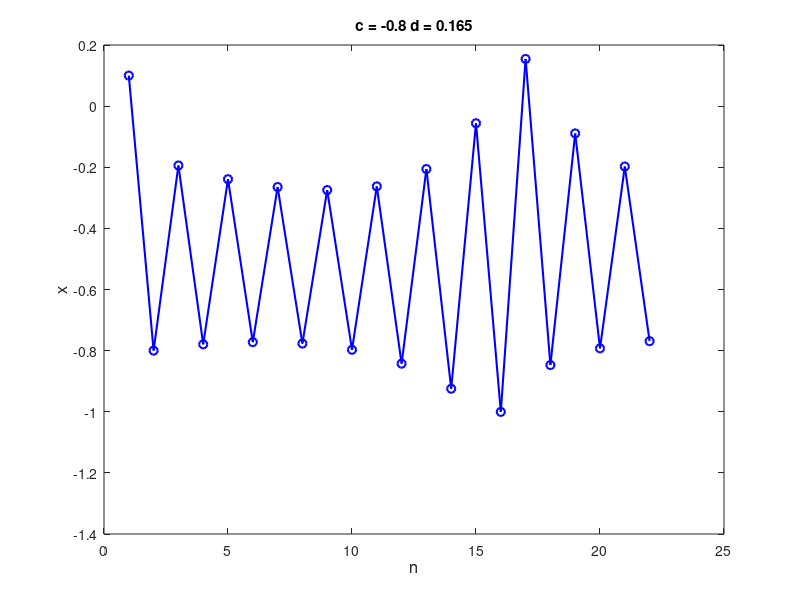
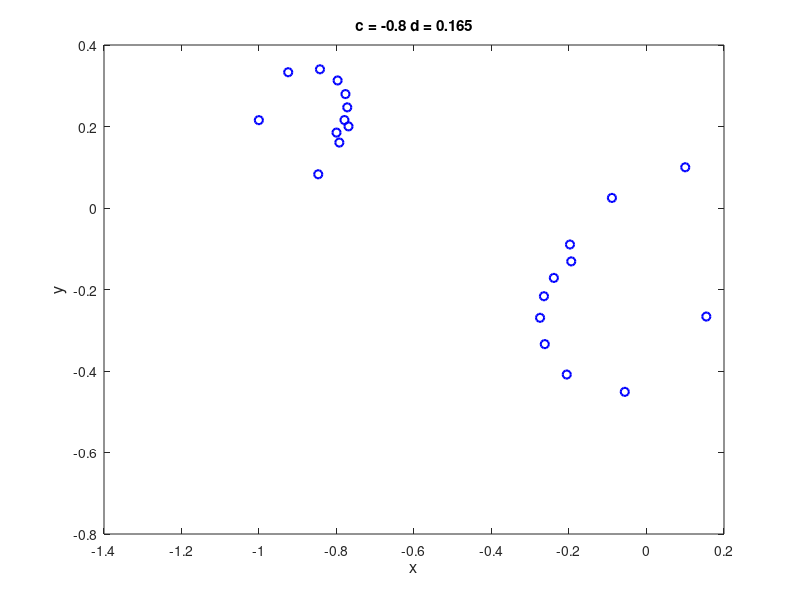
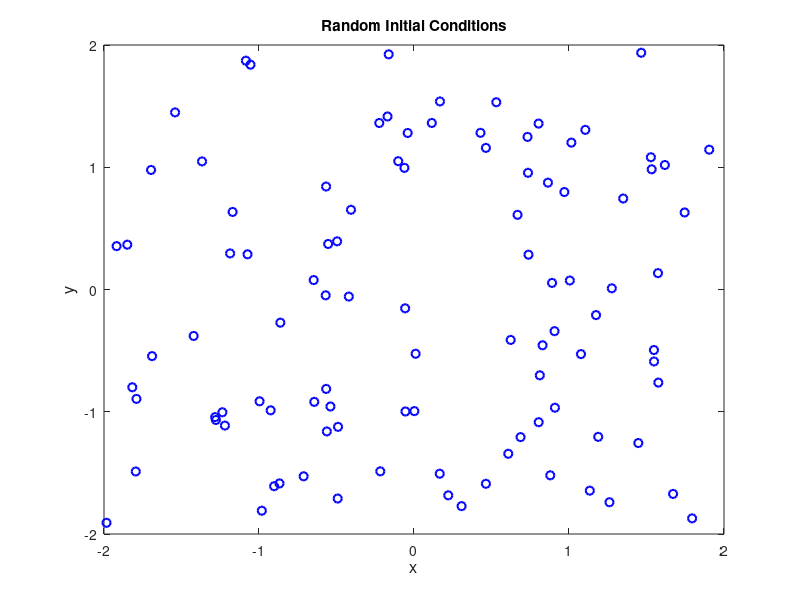
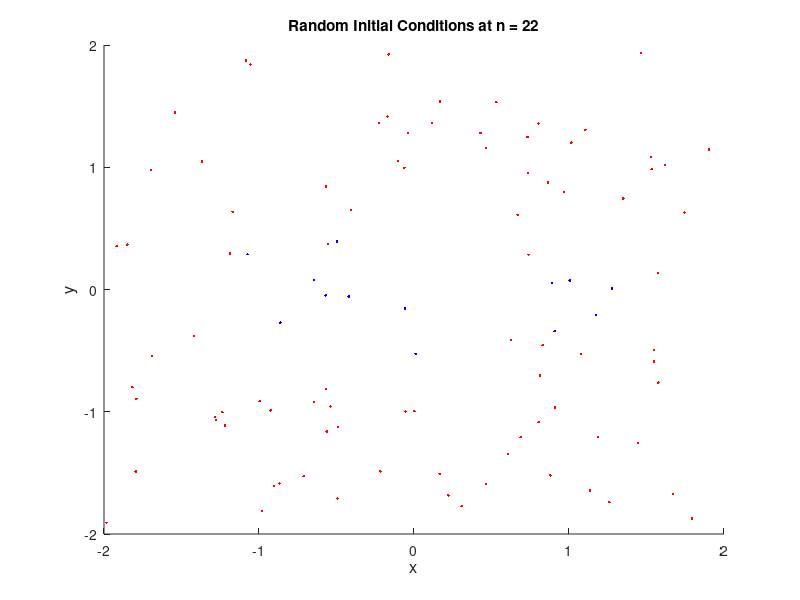

Reproduce these figures in MATLAB, in order.
close all
clear all
clc

% Declare Variables
c = -0.8;
d = 0.165;
nmax = 22;

% ICs
x = zeros(nmax,1);
y = x;
x(1) = 0.1;
y(1) = 0.1;

% Part a
for k = 1:nmax-1
   x(k+1) = x(k).^2  - y(k).^2 + c;
   y(k+1) = 2.*x(k).*y(k) + d;
end

% Part b
figure
plot(1:nmax,x,'-ob','linewidth',1.5)
xlabel('n','fontsize',12)
ylabel('x','fontsize',12)
title(['c = ',num2str(c),' d = ',num2str(d)])

% Part c
figure
plot(x,y,'ob','linewidth',1.5)
xlabel('x','fontsize',12)
ylabel('y','fontsize',12)
title(['c = ',num2str(c),' d = ',num2str(d)])

% Part d
a = -2;
b = 2;
m = 100;
r = @(a,b,m) a + (b-a)*rand(m,1);

% Part e
rx = r(a,b,m);
ry = r(a,b,m);

figure
plot(rx,ry,'ob','linewidth',1.5)
xlabel('x','fontsize',12)
ylabel('y','fontsize',12)
title('Random Initial Conditions')

% Part f
kin = 1;
kout = 1;

for k = 1:m
    x(1) = rx(k);
    y(1) = ry(k);

    % Part a
    for k = 1:nmax-1
       x(k+1) = x(k).^2  - y(k).^2 + c;
       y(k+1) = 2.*x(k).*y(k) + d;
    end
    
    if abs(x(nmax))<2 && abs(y(nmax))<2
        xin(kin) = x(1);
        yin(kin) = y(1);
        kin = kin+1;
    else
        xout(kout) = x(1);
        yout(kout) = y(1);
        kout = kout + 1;
    end
end

figure
hold on
plot(xin,yin,'b.','linewidth',1.5)
plot(xout,yout,'r.','linewidth',1.5)
xlabel('x','fontsize',12)
ylabel('y','fontsize',12)
title(['Random Initial Conditions at n = ',num2str(nmax)])


